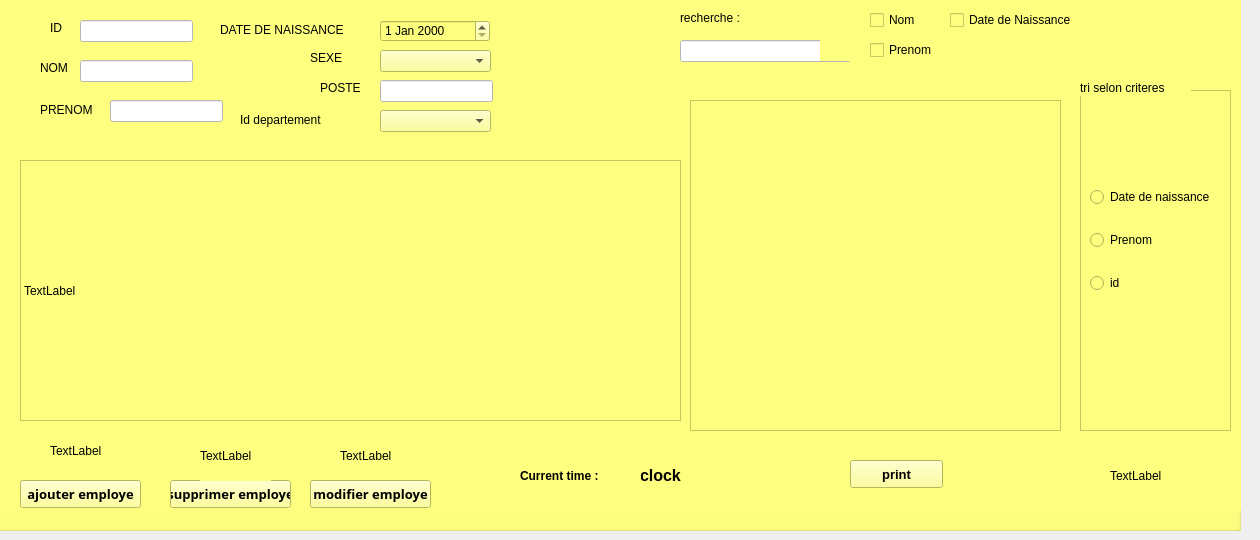
      <widget class="QWidget" name="tab_3">
       <property name="styleSheet">
        <string notr="true"/>
       </property>
       <attribute name="title">
        <string>gestion employe</string>
       </attribute>
       <widget class="QGroupBox" name="groupBox">
        <property name="geometry">
         <rect>
          <x>-10</x>
          <y>0</y>
          <width>1251</width>
          <height>531</height>
         </rect>
        </property>
        <property name="styleSheet">
         <string notr="true">background-color:rgb(255, 255, 127)</string>
        </property>
        <property name="title">
         <string>gerer un employe</string>
        </property>
        <widget class="QLabel" name="label">
         <property name="geometry">
          <rect>
           <x>60</x>
           <y>20</y>
           <width>55</width>
           <height>16</height>
          </rect>
         </property>
         <property name="styleSheet">
          <string notr="true">font: 87 8pt &quot;Arial Black&quot;;</string>
         </property>
         <property name="text">
          <string>ID</string>
         </property>
        </widget>
        <widget class="QLabel" name="label_2">
         <property name="geometry">
          <rect>
           <x>50</x>
           <y>60</y>
           <width>55</width>
           <height>16</height>
          </rect>
         </property>
         <property name="styleSheet">
          <string notr="true">font: 87 8pt &quot;Arial Black&quot;;</string>
         </property>
         <property name="text">
          <string>NOM</string>
         </property>
        </widget>
        <widget class="QLabel" name="label_3">
         <property name="geometry">
          <rect>
           <x>50</x>
           <y>100</y>
           <width>71</width>
           <height>20</height>
          </rect>
         </property>
         <property name="styleSheet">
          <string notr="true">font: 87 8pt &quot;Arial Black&quot;;</string>
         </property>
         <property name="text">
          <string>PRENOM</string>
         </property>
        </widget>
        <widget class="QLabel" name="label_4">
         <property name="geometry">
          <rect>
           <x>230</x>
           <y>20</y>
           <width>161</width>
           <height>20</height>
          </rect>
         </property>
         <property name="styleSheet">
          <string notr="true">font: 87 8pt &quot;Arial Black&quot;;</string>
         </property>
         <property name="text">
          <string>DATE DE NAISSANCE</string>
         </property>
        </widget>
        <widget class="QLineEdit" name="id_e">
         <property name="geometry">
          <rect>
           <x>90</x>
           <y>20</y>
           <width>113</width>
           <height>22</height>
          </rect>
         </property>
         <property name="styleSheet">
          <string notr="true">background-color:rgb(255, 255, 255)</string>
         </property>
        </widget>
        <widget class="QLineEdit" name="nom_e">
         <property name="geometry">
          <rect>
           <x>90</x>
           <y>60</y>
           <width>113</width>
           <height>22</height>
          </rect>
         </property>
         <property name="styleSheet">
          <string notr="true">background-color:rgb(255, 255, 255)</string>
         </property>
        </widget>
        <widget class="QLineEdit" name="prenom_e">
         <property name="geometry">
          <rect>
           <x>120</x>
           <y>100</y>
           <width>113</width>
           <height>22</height>
          </rect>
         </property>
         <property name="styleSheet">
          <string notr="true">background-color:rgb(255, 255, 255)</string>
         </property>
        </widget>
        <widget class="QDateEdit" name="date_naiss_e">
         <property name="geometry">
          <rect>
           <x>390</x>
           <y>20</y>
           <width>110</width>
           <height>22</height>
          </rect>
         </property>
        </widget>
        <widget class="QPushButton" name="ajoute_e">
         <property name="geometry">
          <rect>
           <x>30</x>
           <y>480</y>
           <width>121</width>
           <height>28</height>
          </rect>
         </property>
         <property name="font">
          <font>
           <family>Agency FB</family>
           <pointsize>10</pointsize>
           <weight>75</weight>
           <bold>true</bold>
          </font>
         </property>
         <property name="text">
          <string>ajouter employe</string>
         </property>
        </widget>
        <widget class="QPushButton" name="pushButton_2">
         <property name="geometry">
          <rect>
           <x>180</x>
           <y>480</y>
           <width>121</width>
           <height>28</height>
          </rect>
         </property>
         <property name="font">
          <font>
           <family>Agency FB</family>
           <pointsize>10</pointsize>
           <weight>75</weight>
           <bold>true</bold>
          </font>
         </property>
         <property name="text">
          <string>supprimer employe</string>
         </property>
        </widget>
        <widget class="QLabel" name="label_8">
         <property name="geometry">
          <rect>
           <x>370</x>
           <y>440</y>
           <width>21</width>
           <height>41</height>
          </rect>
         </property>
         <property name="styleSheet">
          <string notr="true"/>
         </property>
         <property name="text">
          <string/>
         </property>
         <property name="pixmap">
          <pixmap>../../../../Downloads/icons8-edit-user-24.png</pixmap>
         </property>
        </widget>
        <widget class="QPushButton" name="pushButton_3">
         <property name="geometry">
          <rect>
           <x>320</x>
           <y>480</y>
           <width>121</width>
           <height>28</height>
          </rect>
         </property>
         <property name="font">
          <font>
           <family>Agency FB</family>
           <pointsize>10</pointsize>
           <weight>75</weight>
           <bold>true</bold>
          </font>
         </property>
         <property name="text">
          <string>modifier employe</string>
         </property>
        </widget>
        <widget class="QLineEdit" name="recherche_employe">
         <property name="geometry">
          <rect>
           <x>690</x>
           <y>40</y>
           <width>171</width>
           <height>22</height>
          </rect>
         </property>
         <property name="styleSheet">
          <string notr="true">background-color:rgb(255, 255, 255)</string>
         </property>
        </widget>
        <widget class="QLabel" name="label_9">
         <property name="geometry">
          <rect>
           <x>690</x>
           <y>10</y>
           <width>141</width>
           <height>16</height>
          </rect>
         </property>
         <property name="text">
          <string>recherche :</string>
         </property>
        </widget>
        <widget class="QListView" name="listView_2">
         <property name="geometry">
          <rect>
           <x>1090</x>
           <y>90</y>
           <width>151</width>
           <height>341</height>
          </rect>
         </property>
        </widget>
        <widget class="QLabel" name="label_11">
         <property name="geometry">
          <rect>
           <x>1090</x>
           <y>80</y>
           <width>111</width>
           <height>16</height>
          </rect>
         </property>
         <property name="text">
          <string>tri selon criteres</string>
         </property>
        </widget>
        <widget class="QLabel" name="label_12">
         <property name="geometry">
          <rect>
           <x>320</x>
           <y>50</y>
           <width>55</width>
           <height>16</height>
          </rect>
         </property>
         <property name="styleSheet">
          <string notr="true">font: 87 8pt &quot;Arial Black&quot;;</string>
         </property>
         <property name="text">
          <string>SEXE</string>
         </property>
        </widget>
        <widget class="QLineEdit" name="poste_e">
         <property name="geometry">
          <rect>
           <x>390</x>
           <y>80</y>
           <width>113</width>
           <height>22</height>
          </rect>
         </property>
         <property name="styleSheet">
          <string notr="true">background-color:rgb(255, 255, 255)</string>
         </property>
        </widget>
        <widget class="QLabel" name="label_13">
         <property name="geometry">
          <rect>
           <x>330</x>
           <y>80</y>
           <width>55</width>
           <height>16</height>
          </rect>
         </property>
         <property name="styleSheet">
          <string notr="true">font: 87 8pt &quot;Arial Black&quot;;</string>
         </property>
         <property name="text">
          <string>POSTE</string>
         </property>
        </widget>
        <widget class="QTableView" name="table_e">
         <property name="geometry">
          <rect>
           <x>700</x>
           <y>100</y>
           <width>371</width>
           <height>331</height>
          </rect>
         </property>
        </widget>
        <widget class="QComboBox" name="sexe_e">
         <property name="geometry">
          <rect>
           <x>390</x>
           <y>50</y>
           <width>111</width>
           <height>22</height>
          </rect>
         </property>
        </widget>
        <widget class="QWidget" name="verticalLayoutWidget">
         <property name="geometry">
          <rect>
           <x>1100</x>
           <y>170</y>
           <width>133</width>
           <height>141</height>
          </rect>
         </property>
         <layout class="QVBoxLayout" name="verticalLayout">
          <item>
           <widget class="QRadioButton" name="radiotri_date_n">
            <property name="text">
             <string>Date de naissance</string>
            </property>
           </widget>
          </item>
          <item>
           <widget class="QRadioButton" name="radiotri_prenom">
            <property name="text">
             <string>Prenom</string>
            </property>
           </widget>
          </item>
          <item>
           <widget class="QRadioButton" name="radiotri_id_emp">
            <property name="text">
             <string>id</string>
            </property>
           </widget>
          </item>
         </layout>
        </widget>
        <widget class="QCheckBox" name="checkBox_rech_nom">
         <property name="geometry">
          <rect>
           <x>880</x>
           <y>10</y>
           <width>81</width>
           <height>20</height>
          </rect>
         </property>
         <property name="text">
          <string>Nom</string>
         </property>
        </widget>
        <widget class="QCheckBox" name="checkBox_rech_prenom">
         <property name="geometry">
          <rect>
           <x>880</x>
           <y>40</y>
           <width>81</width>
           <height>20</height>
          </rect>
         </property>
         <property name="text">
          <string>Prenom</string>
         </property>
        </widget>
        <widget class="QCheckBox" name="checkBox_rech_date_n">
         <property name="geometry">
          <rect>
           <x>960</x>
           <y>10</y>
           <width>131</width>
           <height>20</height>
          </rect>
         </property>
         <property name="text">
          <string>Date de Naissance</string>
         </property>
        </widget>
        <widget class="QLabel" name="label_14">
         <property name="geometry">
          <rect>
           <x>10</x>
           <y>0</y>
           <width>1241</width>
           <height>511</height>
          </rect>
         </property>
         <property name="text">
          <string/>
         </property>
         <property name="pixmap">
          <pixmap>../../../bd.jpg</pixmap>
         </property>
        </widget>
        <widget class="QLabel" name="label_15">
         <property name="geometry">
          <rect>
           <x>250</x>
           <y>110</y>
           <width>131</width>
           <height>20</height>
          </rect>
         </property>
         <property name="styleSheet">
          <string notr="true">font: 87 8pt &quot;Arial Black&quot;;</string>
         </property>
         <property name="text">
          <string>Id departement</string>
         </property>
        </widget>
        <widget class="QComboBox" name="comboBox_iddepartement">
         <property name="geometry">
          <rect>
           <x>390</x>
           <y>110</y>
           <width>111</width>
           <height>22</height>
          </rect>
         </property>
        </widget>
        <widget class="QLabel" name="Digital_clock">
         <property name="geometry">
          <rect>
           <x>650</x>
           <y>440</y>
           <width>211</width>
           <height>71</height>
          </rect>
         </property>
         <property name="font">
          <font>
           <pointsize>12</pointsize>
           <weight>75</weight>
           <bold>true</bold>
          </font>
         </property>
         <property name="text">
          <string>clock</string>
         </property>
        </widget>
        <widget class="QLabel" name="label_29">
         <property name="geometry">
          <rect>
           <x>530</x>
           <y>440</y>
           <width>121</width>
           <height>71</height>
          </rect>
         </property>
         <property name="font">
          <font>
           <family>MS Shell Dlg 2</family>
           <weight>75</weight>
           <bold>true</bold>
          </font>
         </property>
         <property name="text">
          <string>Current time : </string>
         </property>
        </widget>
        <widget class="QPushButton" name="print_button">
         <property name="geometry">
          <rect>
           <x>860</x>
           <y>460</y>
           <width>93</width>
           <height>28</height>
          </rect>
         </property>
         <property name="font">
          <font>
           <pointsize>10</pointsize>
           <weight>75</weight>
           <bold>true</bold>
          </font>
         </property>
         <property name="text">
          <string>print</string>
         </property>
        </widget>
        <widget class="QLabel" name="moto_emp">
         <property name="geometry">
          <rect>
           <x>30</x>
           <y>160</y>
           <width>661</width>
           <height>261</height>
          </rect>
         </property>
         <property name="frameShape">
          <enum>QFrame::StyledPanel</enum>
         </property>
         <property name="text">
          <string>TextLabel</string>
         </property>
        </widget>
        <widget class="QLabel" name="aj_emp">
         <property name="geometry">
          <rect>
           <x>60</x>
           <y>430</y>
           <width>61</width>
           <height>41</height>
          </rect>
         </property>
         <property name="text">
          <string>TextLabel</string>
         </property>
        </widget>
        <widget class="QLabel" name="su_emp">
         <property name="geometry">
          <rect>
           <x>210</x>
           <y>430</y>
           <width>71</width>
           <height>51</height>
          </rect>
         </property>
         <property name="text">
          <string>TextLabel</string>
         </property>
        </widget>
        <widget class="QLabel" name="mod_emp">
         <property name="geometry">
          <rect>
           <x>350</x>
           <y>435</y>
           <width>71</width>
           <height>41</height>
          </rect>
         </property>
         <property name="text">
          <string>TextLabel</string>
         </property>
        </widget>
        <widget class="QLabel" name="re_emp">
         <property name="geometry">
          <rect>
           <x>830</x>
           <y>40</y>
           <width>31</width>
           <height>21</height>
          </rect>
         </property>
         <property name="text">
          <string/>
         </property>
        </widget>
        <widget class="QLabel" name="kamyoun">
         <property name="geometry">
          <rect>
           <x>1120</x>
           <y>440</y>
           <width>121</width>
           <height>71</height>
          </rect>
         </property>
         <property name="text">
          <string>TextLabel</string>
         </property>
        </widget>
        <zorder>label_14</zorder>
        <zorder>label</zorder>
        <zorder>label_2</zorder>
        <zorder>label_3</zorder>
        <zorder>label_4</zorder>
        <zorder>id_e</zorder>
        <zorder>nom_e</zorder>
        <zorder>prenom_e</zorder>
        <zorder>date_naiss_e</zorder>
        <zorder>ajoute_e</zorder>
        <zorder>pushButton_2</zorder>
        <zorder>label_8</zorder>
        <zorder>pushButton_3</zorder>
        <zorder>recherche_employe</zorder>
        <zorder>label_9</zorder>
        <zorder>listView_2</zorder>
        <zorder>label_11</zorder>
        <zorder>label_12</zorder>
        <zorder>poste_e</zorder>
        <zorder>label_13</zorder>
        <zorder>table_e</zorder>
        <zorder>sexe_e</zorder>
        <zorder>verticalLayoutWidget</zorder>
        <zorder>checkBox_rech_nom</zorder>
        <zorder>checkBox_rech_prenom</zorder>
        <zorder>checkBox_rech_date_n</zorder>
        <zorder>label_15</zorder>
        <zorder>comboBox_iddepartement</zorder>
        <zorder>Digital_clock</zorder>
        <zorder>label_29</zorder>
        <zorder>print_button</zorder>
        <zorder>moto_emp</zorder>
        <zorder>aj_emp</zorder>
        <zorder>su_emp</zorder>
        <zorder>mod_emp</zorder>
        <zorder>re_emp</zorder>
        <zorder>kamyoun</zorder>
       </widget>
      </widget>
